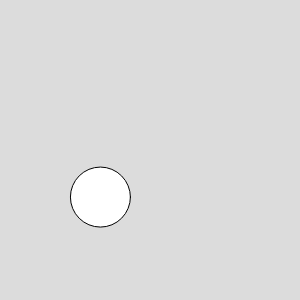
Frame 1 (no input)
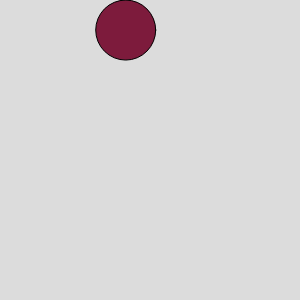
Frame 60 (no input)
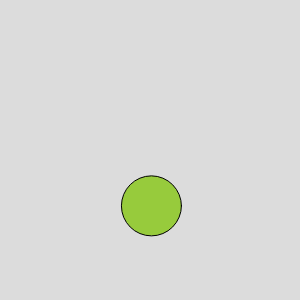
Frame 120 (the mouse pressed at the canvas centre since frame 60)

The p5.js sketch that drew these frames (run headless with seeded random() and noise() and a simulated clock; from frame 60 on, the mouse is pressed at the canvas centre):

// p5.js sketch
// ── sketch.js
var ball;

function setup() {
  createCanvas(300, 300);
  background(220);

  ball = new Ball();
}

function draw() {
  background(220);
  ball.move();
  ball.bounce();
  ball.show();
}


function Ball() {
  this.pos = createVector(100, 200);
  this.vel = createVector(random(-1, 1), random(-5, 5));
  this.d = 60;


  this.show = function() {

    ellipse(this.pos.x, this.pos.y, this.d);
    fill(this.pos.x, this.pos.y, this.d);
  }


  this.move = function() {
    this.pos.add(this.vel);
  }


  this.bounce = function() {
    if (this.pos.x < 30 || width < this.pos.x) {
      this.vel.x = this.vel.x * -1;
    }
    if (this.pos.y < 30 || height < this.pos.y) {
      this.vel.y = this.vel.y * -1;
    }
     if (this.pos.x > 270 || width < this.pos.x) {
      this.vel.x = this.vel.x * -1;
    }
    if (this.pos.y > 270 || height < this.pos.y) {
      this.vel.y = this.vel.y * -1;
    }
  }

}
